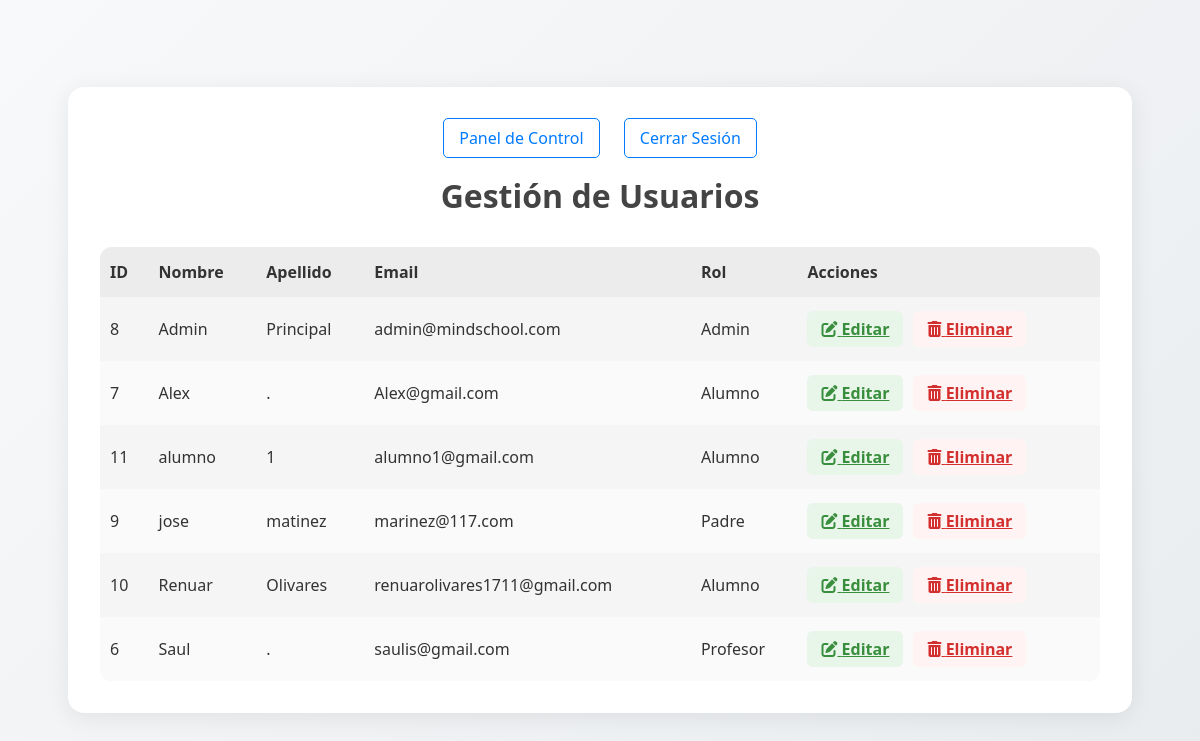
Screenshot of /paginas/admin/gestionar_usuarios.php (signed in) with the database file from the repository.
### tables this page shows
CREATE TABLE `usuarios` (
  `id_usuario` int(11) NOT NULL,
  `nombre` varchar(100) NOT NULL,
  `apellido` varchar(100) NOT NULL,
  `rol_usuario` varchar(50) NOT NULL DEFAULT 'alumno',
  `email` varchar(255) NOT NULL,
  `password_hash` varchar(255) NOT NULL,
  `google_id` varchar(255) DEFAULT NULL,
  `fecha_nacimiento` date DEFAULT NULL,
  `genero` enum('masculino','femenino','otro') DEFAULT NULL,
  `telefono` varchar(20) DEFAULT NULL,
  `direccion` text DEFAULT NULL,
  `avatar` varchar(255) DEFAULT NULL,
  `rol` enum('admin','profesor','alumno','padre') NOT NULL,
  `fecha_registro` datetime DEFAULT current_timestamp(),
  `ultimo_acceso` datetime DEFAULT NULL,
  `estado` enum('activo','inactivo','suspendido') DEFAULT 'activo',
  `token_recuperacion` varchar(255) DEFAULT NULL,
  `expiracion_token` datetime DEFAULT NULL,
  `password` varchar(255) NOT NULL
);

### paginas/admin/gestionar_usuarios.php (the view, shortened to what this page needs)
<?php
include_once '../../includes/db.php';
$usuarios = [];
$resultado = $conexion->query("SELECT id_usuario, nombre, apellido, email, rol FROM usuarios ORDER BY nombre, apellido");
if ($resultado) {
    while ($fila = $resultado->fetch_assoc()) {
        $usuarios[] = $fila;
    }
}
?>
<!DOCTYPE html>
<html lang="es">
<head>
    <link rel="stylesheet" href="https://cdnjs.cloudflare.com/ajax/libs/font-awesome/6.5.2/css/all.min.css" />
</head>
<body>
    <div class="container">
        <div class="navegacion">
            <a href="<?php echo RUTA_BASE; ?>dashboard.php">Panel de Control</a>
            <a href="<?php echo RUTA_BASE; ?>cerrar_sesion.php">Cerrar Sesión</a>
        </div>
        <h1>Gestión de Usuarios</h1>
        <table>
            <thead>
                <tr>
                    <th>ID</th>
                    <th>Nombre</th>
                    <th>Apellido</th>
                    <th>Email</th>
                    <th>Rol</th>
                    <th>Acciones</th>
                </tr>
            </thead>
            <tbody>
                <?php foreach ($usuarios as $usuario): ?>
                    <tr>
                        <td><?php echo $usuario['id_usuario']; ?></td>
                        <td><?php echo htmlspecialchars($usuario['nombre']); ?></td>
                        <td><?php echo htmlspecialchars($usuario['apellido']); ?></td>
                        <td><?php echo htmlspecialchars($usuario['email']); ?></td>
                        <td><?php echo htmlspecialchars(ucfirst($usuario['rol'])); ?></td>
                        <td class="acciones">
                            <a href="<?php echo RUTA_BASE; ?>paginas/usuarios/editar_alumno.php?id=<?php echo $usuario['id_usuario']; ?>" class="btn-editar"><i class="fas fa-edit"></i> Editar</a>
                            <a href="gestionar_usuarios.php?eliminar=<?php echo $usuario['id_usuario']; ?>" class="btn-eliminar" onclick="return confirm('¿Estás seguro de eliminar este usuario?');"><i class="fas fa-trash-alt"></i> Eliminar</a>
                        </td>
                    </tr>
                <?php endforeach; ?>
            </tbody>
        </table>
    </div>
</body>
</html>

### paginas/admin/gestionar_usuarios.php (style rules this page uses)
body { background: linear-gradient(135deg, #f8f9fa 0%, #e9ecef 100%); font-family: 'Segoe UI', Arial, sans-serif; color: #333; margin: 0; padding: 0; min-height: 100vh; display: flex; flex-direction: column; align-items: center; justify-content: center; }
.container { max-width: 1000px; margin: 32px auto; padding: 40px 32px 32px 32px; background: #fff; border-radius: 16px; box-shadow: 0 4px 24px rgba(0,0,0,0.08); width: 100%; }
.navegacion { margin-bottom: 25px; text-align: center; }
.navegacion a { margin: 0 10px; text-decoration: none; color: #007bff; padding: 8px 15px; border: 1px solid #007bff; border-radius: 5px; transition: background-color 0.3s, color 0.3s; font-weight: 500; }
h1 { text-align: center; color: #444; margin-bottom: 30px; font-size: 2em; font-weight: 600; }
table { width: 100%; border-collapse: collapse; margin-top: 20px; background: #f5f5f5; border-radius: 12px; overflow: hidden; }
th, td { padding: 14px 10px; text-align: left; }
th { background: #ececec; color: #333; font-weight: bold; }
tr:nth-child(even) { background: #fafafa; }
.acciones { display: flex; gap: 10px; }
.btn-editar, .btn-eliminar { padding: 7px 14px; border: none; border-radius: 6px; cursor: pointer; font-size: 1em; font-weight: bold; transition: background 0.3s, color 0.3s; }
.btn-editar { background: #e8f5e9; color: #388e3c; }
.btn-eliminar { background: #fff3f3; color: #d32f2f; }

### rows the page displays
usuarios: id_usuario "8", nombre "Admin", apellido "Principal", email "admin@mindschool.com", rol "Admin"
usuarios: id_usuario "7", nombre "Alex", apellido ".", email "Alex@gmail.com", rol "Alumno"
usuarios: id_usuario "11", nombre "alumno", apellido "1", email "alumno1@gmail.com", rol "Alumno"
usuarios: id_usuario "9", nombre "jose", apellido "matinez", email "marinez@117.com", rol "Padre"
usuarios: id_usuario "10", nombre "Renuar", apellido "Olivares", email "renuarolivares1711@gmail.com", rol "Alumno"
usuarios: id_usuario "6", nombre "Saul", apellido ".", email "saulis@gmail.com", rol "Profesor"
